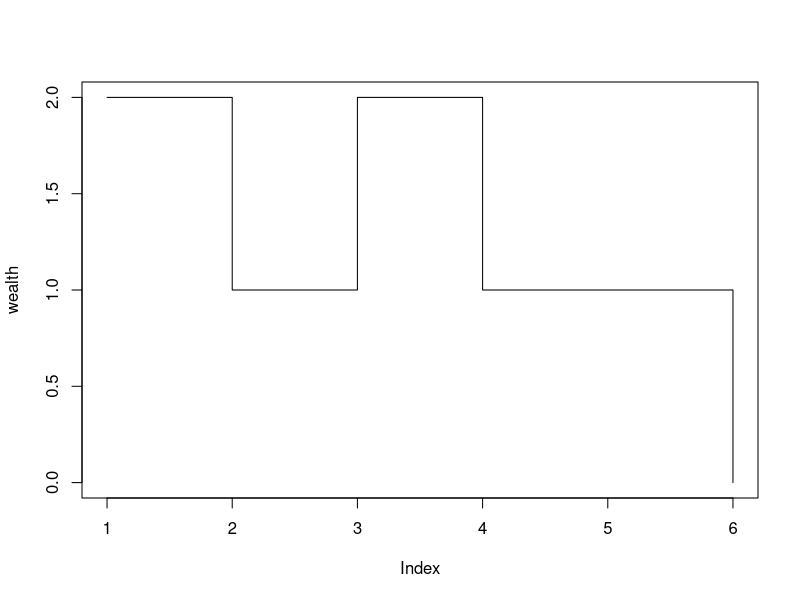
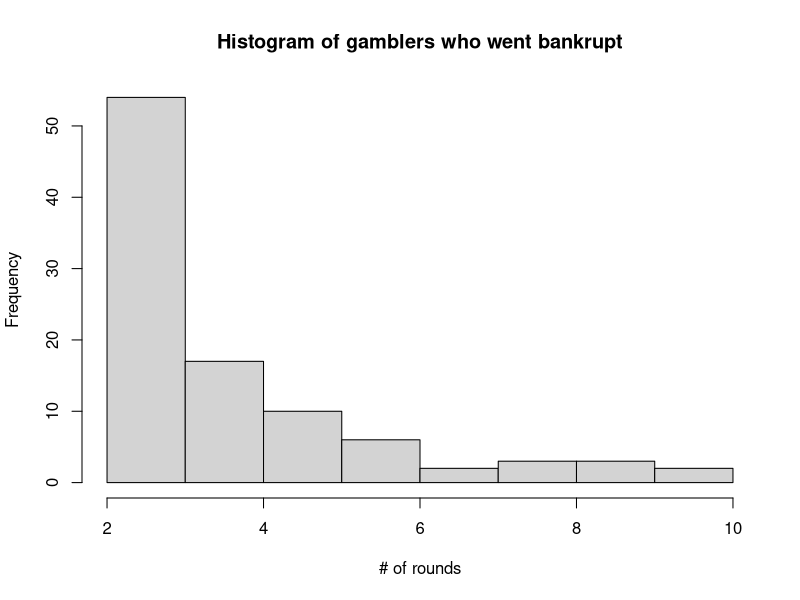
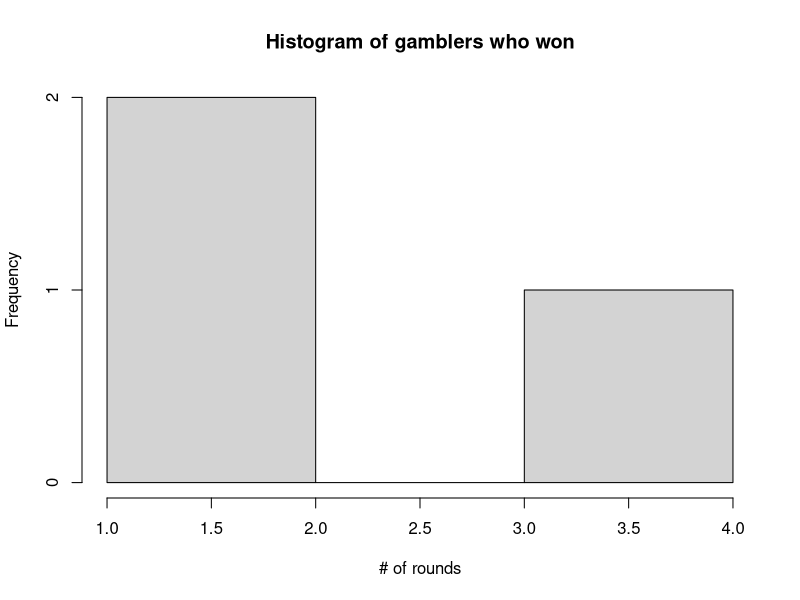
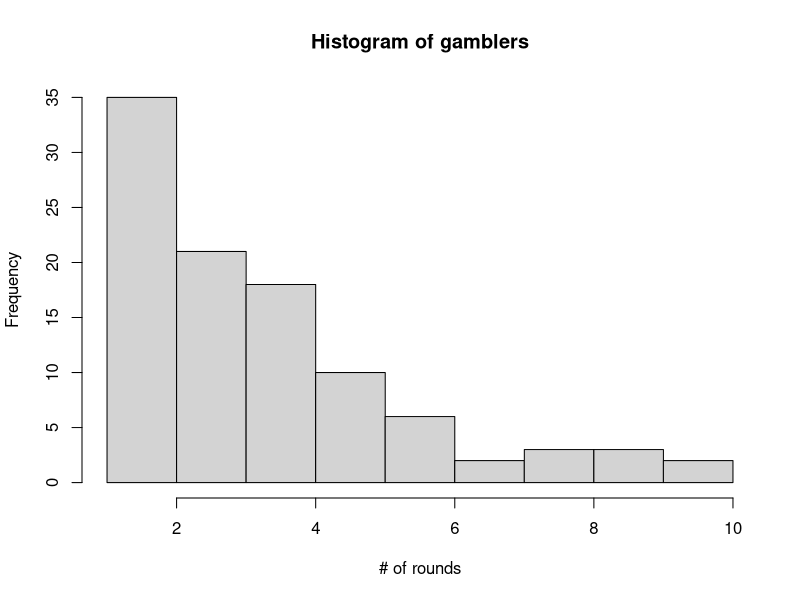

Source code (R) for these figures, in order:
## ---- chunk 1
knitr::opts_chunk$set(
  collapse = TRUE,
  fig.align="center",
  fig.pos="t",
  strip.white = TRUE
)
## ---- chunk 2
rounds = rbinom(100, 3, 1/6)
print(paste0("The average is $", mean(rounds)), quote = FALSE)
## ---- chunk 3
dollars=2
round_count=0
wealth=c(2)
while ((dollars > 0) & (dollars < 4)){
  dollars=dollars-1
  round_count=round_count+1
  dollars=dollars+rbinom(1,3,1/6)
  wealth=append(wealth, dollars)
}
plot(wealth, type = "s")
## ---- chunk 4

rounds=c()
bankruptcy=c()

for (i in 1:100) {
  
dollars=2
round_count=0

while ((dollars > 0) & (dollars < 4)){
  dollars=dollars-1
  round_count=round_count+1
  dollars=dollars+rbinom(1,3,1/6)

}
if (dollars==0) {
  bankruptcy=c(bankruptcy, 1)
}
else {
  bankruptcy=c(bankruptcy, 0)
}

rounds=c(rounds, round_count)

}

gamblers=data.frame("Gambler"=1:100, "Rounds"=rounds, "Bankruptcy"=bankruptcy)

## ---- chunk 5
bankrupt_rounds = gamblers[gamblers$Bankruptcy==1,]$Rounds
hist(bankrupt_rounds, main="Histogram of gamblers who went bankrupt", xlab="# of rounds")

winner_rounds = gamblers[gamblers$Bankruptcy==0,]$Rounds
hist(winner_rounds, main="Histogram of gamblers who won", xlab="# of rounds", breaks=min(winner_rounds):max(winner_rounds))

total_rounds = gamblers$Rounds
hist(total_rounds, main="Histogram of gamblers", xlab="# of rounds")
